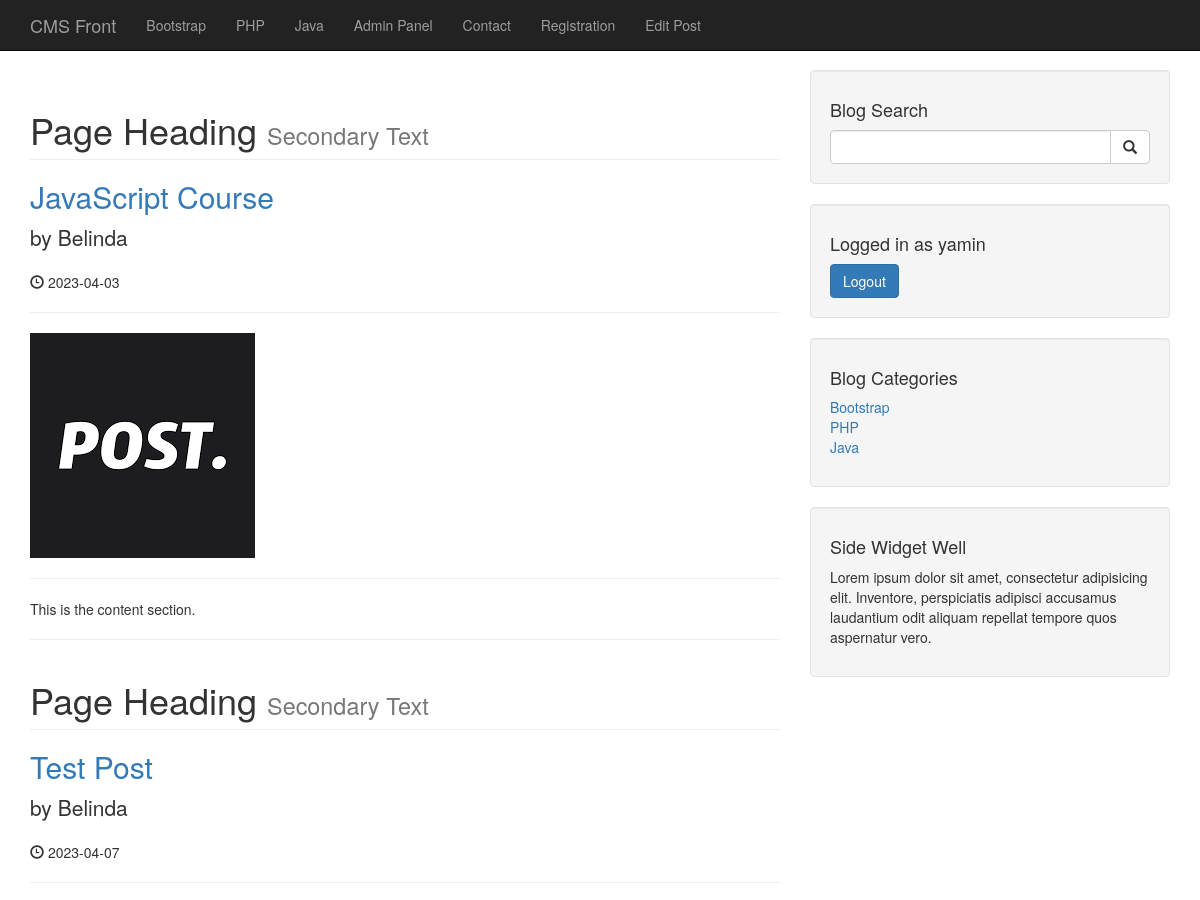
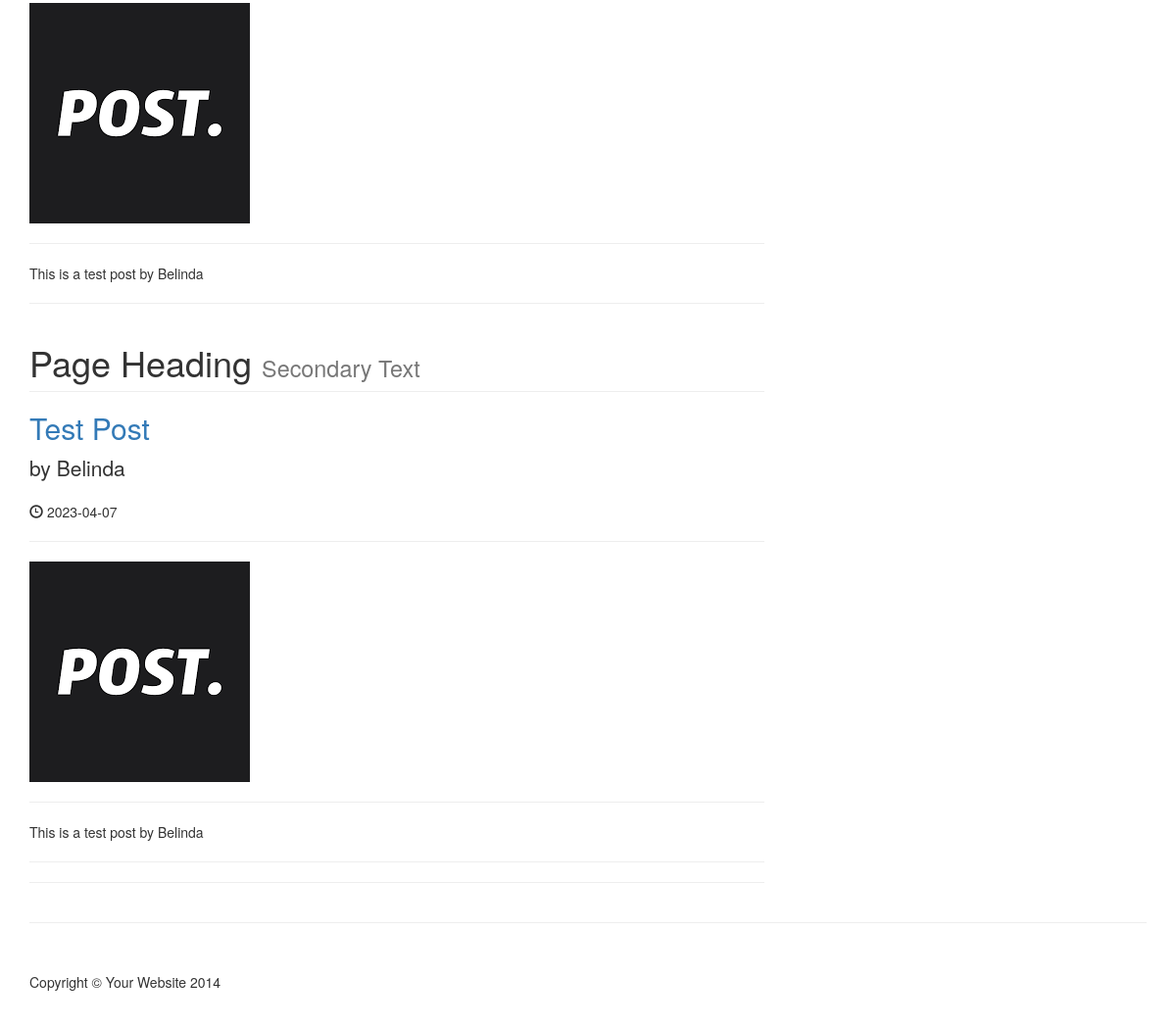
/cms/author_posts.php?author=Belinda&p_id=2 (signed in), run on an earlier commit of the app's database (2 pictures, top to bottom).
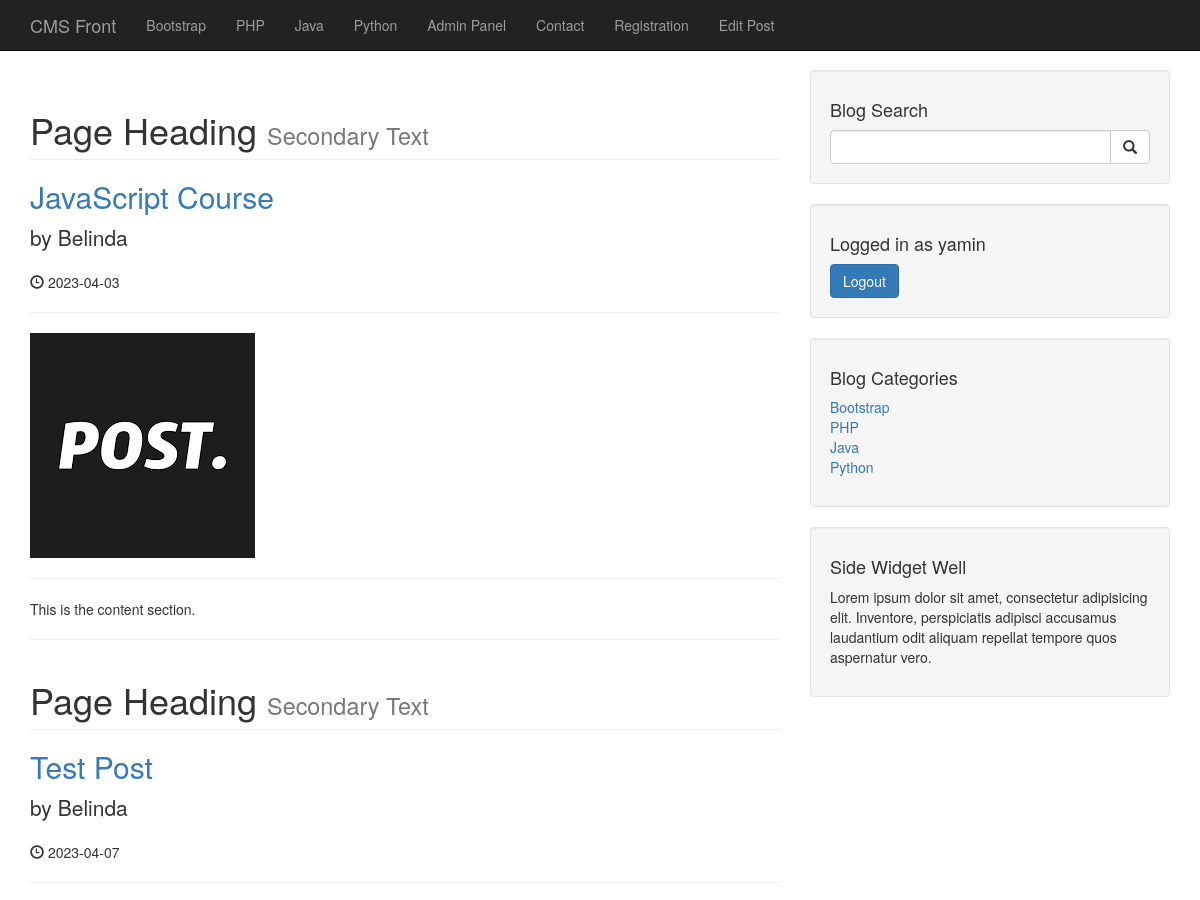
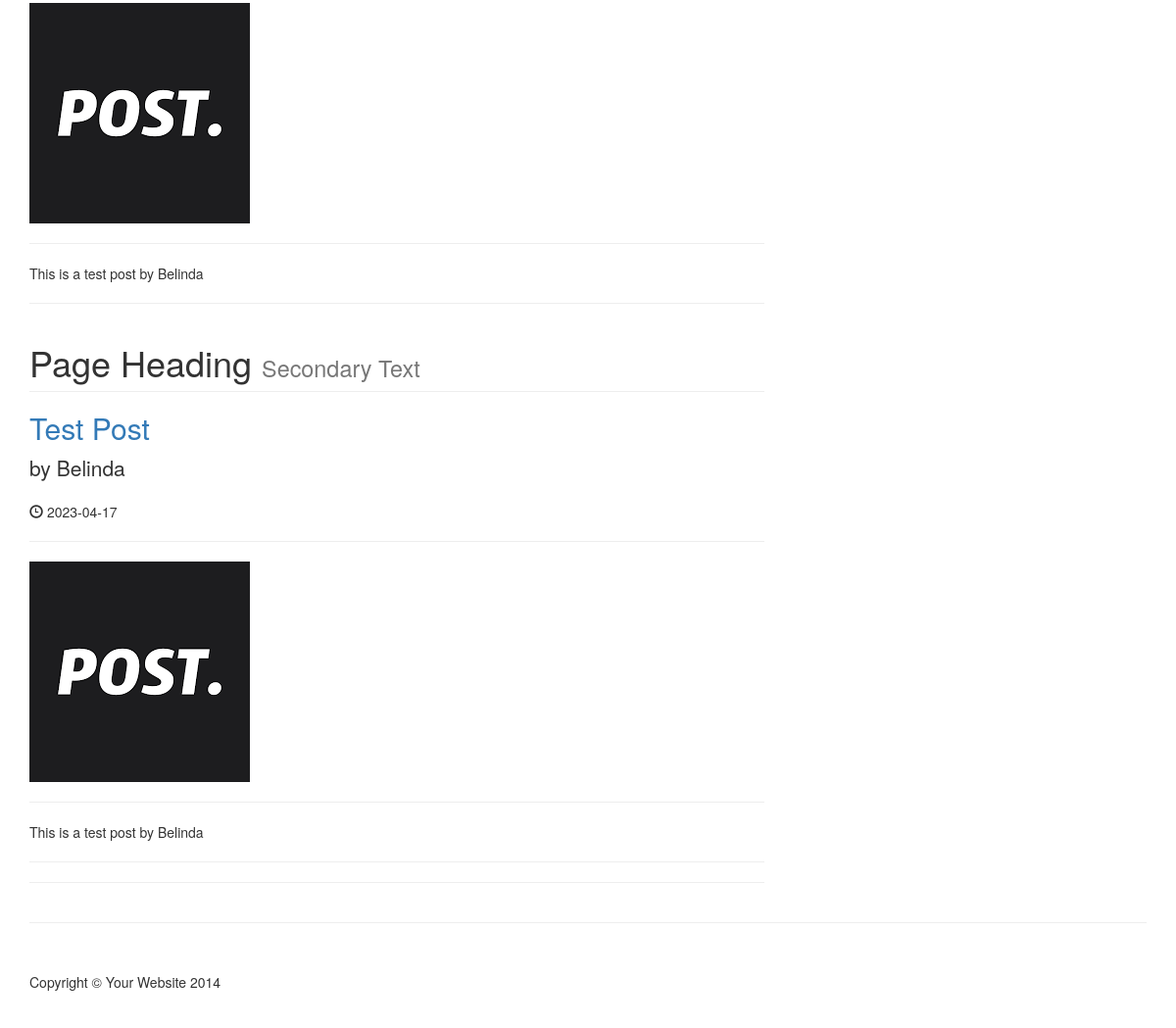
And on a later commit of the database (2 pictures, top to bottom).
### tables this page shows
CREATE TABLE `category` (
  `cat_id` int(3) NOT NULL,
  `cat_title` varchar(32) NOT NULL
);

CREATE TABLE `posts` (
  `id` int(3) NOT NULL,
  `category_id` int(3) NOT NULL,
  `post_title` varchar(255) NOT NULL,
  `post_author` varchar(255) NOT NULL,
  `post_user` varchar(255) NOT NULL,
  `post_date` date NOT NULL,
  `post_image` text NOT NULL,
  `post_content` text NOT NULL,
  `post_tags` varchar(255) NOT NULL,
  `post_comment_count` int(11) NOT NULL,
  `post_status` varchar(255) NOT NULL DEFAULT 'draft',
  `post_views_count` int(100) NOT NULL
);

### cms/author_posts.php (the view, shortened to what the changed rows need)
<?php
    include "includes/header.php";
?>
    <?php
        include "includes/navigation.php";
    ?>
    <div class="container">
        <div class="row">
            <div class="col-md-8">
                <?php
                    if(isset($_GET["p_id"])){
                        $post_author=$_GET["author"];
                    }
                    $query = "SELECT * FROM posts WHERE post_author='$post_author'";
                    $result = mysqli_query($connection, $query);
                    while($row = mysqli_fetch_assoc($result)){
                        $post_title = $row["post_title"];
                        $post_author = $row["post_author"];
                        $post_date = $row["post_date"];
                        $post_image = $row["post_image"];
                        $post_content = $row["post_content"];
                ?>
                        <h1 class="page-header">
                            Page Heading
                            <small>Secondary Text</small>
                        </h1>
                        <h2>
                            <a href="#"><?php echo $post_title ?></a>
                        </h2>
                        <p class="lead">
                            by <?php echo $post_author ?>
                        </p>
                        <p><span class="glyphicon glyphicon-time"></span> <?php echo $post_date ?> </p>
                        <hr>
                        <img class="img-responsive" src="images/<?php echo $post_image ?>" alt="">
                        <hr>
                        <p><?php echo $post_content ?></p>
                        <hr>
                    <?php
                    }
                    ?>
                <hr>
            </div>
            <?php
                include "includes/sidebar.php";
            ?>
        </div>
<?php
    include "includes/footer.php";
?>

### cms/includes/navigation.php (shortened to what the changed rows need)
<?php
    include "db.php";
?>
<nav class="navbar navbar-inverse navbar-fixed-top" role="navigation">
        <div class="container">
            <div class="collapse navbar-collapse" id="bs-example-navbar-collapse-1">
                <ul class="nav navbar-nav">
                    <?php
                        $query = "SELECT * FROM category";
                        $result = mysqli_query($connection, $query);
                        while($row = mysqli_fetch_assoc($result)){
                            $category_class = "";
                            $cat_id = $row["cat_id"];
                            $category_title = $row["cat_title"];
                            echo "<li class='$category_class'> <a href='category.php?category=$cat_id'> {$category_title} </a> </li>";
                        }
                    ?>
                </ul>
            </div>
        </div>
    </nav>

### cms/includes/sidebar.php (shortened to what the changed rows need)
<?php
    include "db.php";
?>
<div class="col-md-4">
                <?php
                        $query = "SELECT * FROM category";
                        $result_category = mysqli_query($connection, $query);
                    ?>
                <div class="well">
                    <div class="row">
                        <div class="col-lg-12">
                            <ul class="list-unstyled">
                                <?php
                                    while($row = mysqli_fetch_assoc($result_category)){
                                        $category_title = $row["cat_title"];
                                        $category_id = $row["cat_id"];
                                        echo "<li> <a href='category.php?category=$category_id'> {$category_title} </a> </li>";
                                    }
                                ?>
                            </ul>
                        </div>
                    </div>
                </div>
            </div>

What changed in the data, as far as the page shows it:
added category: cat_title "Python"
changed posts (number 3 of 3 on the later page): post_date "2023-04-07" → "2023-04-17"
